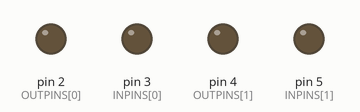
Simulated run of this sketch. Board: Arduino Uno, built with avr-gcc and run on an emulated ATmega328P. On the bench: output pins drawn as LEDs (lit = HIGH). What the sketch prints to the serial monitor is not drawn.

Above: at 0.1 s.
At 30.1 s:
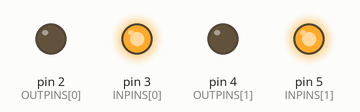
At 120.1 s:
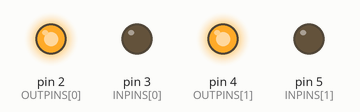
Timing chart, 0 to 121.6 s (numbered marks = the images above):
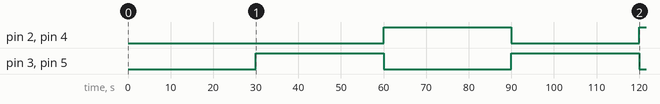

The sketch:

arduino.ino
```cpp
bool GOING_OUT = false;

// 30 sec = 300000
const unsigned long SECONDS_BETWEEN_SWITCH = 30000;


// Accuator
const int OUTPINS[] = {2, 4};
const int INPINS[] = {3, 5};

unsigned long LAST_SWITCH = 0;

void setup() {
  Serial.begin(9600);

  // Acuators
  for (int i = 0; i < 2; i = i + 1) {
    pinMode(OUTPINS[i], HIGH);
    pinMode(INPINS[i], HIGH);
    pinMode(OUTPINS[i], OUTPUT);
    pinMode(INPINS[i], OUTPUT);
  }

}

void loop() {
  if ((millis()-LAST_SWITCH) > SECONDS_BETWEEN_SWITCH) {
    if (GOING_OUT) {
      pullInn();
    }
    else {
      pushOut();
    }

    LAST_SWITCH = millis();
  }
}

void pushOut() {
  Serial.print("pushOut");
  GOING_OUT = true;
  for (int i = 0; i < 2; i = i + 1) {
    digitalWrite(OUTPINS[i], LOW);
    digitalWrite(INPINS[i], HIGH);
  }
}

void pullInn() {
  Serial.print("pullIn");
  GOING_OUT = false;
  for (int i = 0; i < 2; i = i + 1) {
    digitalWrite(OUTPINS[i], HIGH);
    digitalWrite(INPINS[i], LOW);
  }
}
```

Measured:
- by itself, pin 2 (OUTPINS[0]), pin 4 (OUTPINS[1]): LOW → HIGH at 60.0 s, → LOW 30.0 s later, → HIGH 30.0 s later
- by itself, pin 3 (INPINS[0]), pin 5 (INPINS[1]): alternates HIGH for 30.0 s and LOW for 30.0 s
